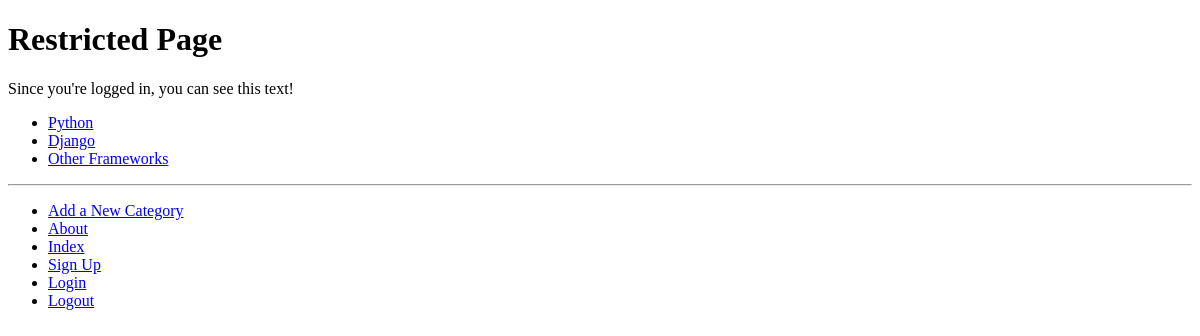
The app's page /rango/restricted/, older data.
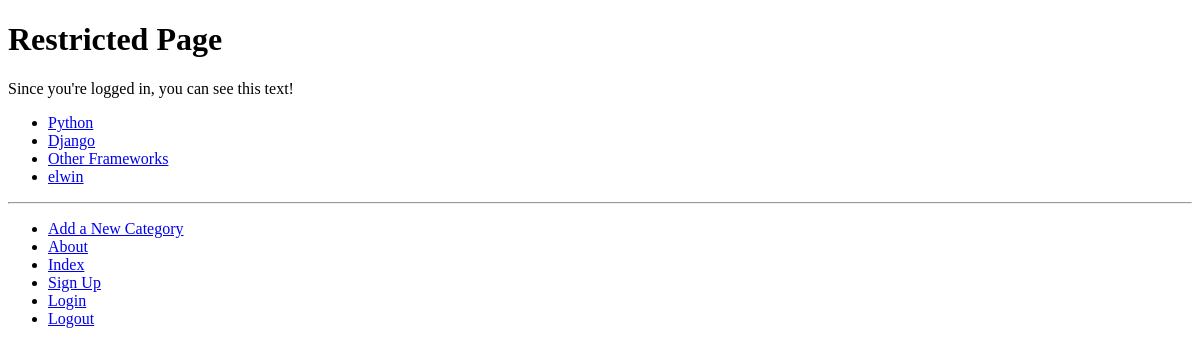
The same page, newer data.
### rango/models.py (models this page shows, shortened)
class Category(models.Model):
    name = models.CharField(max_length=128, unique=True)
    views = models.IntegerField(default=0)
    likes = models.IntegerField(default=0)
    slug = models.SlugField(unique=True)
    class Meta:
        verbose_name_plural = 'Categories'

### rango/views.py (the view)
# urls.py: path('restricted/', views.restricted, name='restricted'),
def restricted(request):
    return render(request, 'rango/restricted.html')

### rango/templatetags/rango_template_tags.py (called while the page is built)
@register.inclusion_tag('rango/categories.html')
def get_category_list(current_category=None):
    return {'categories': Category.objects.all(),'current_category': current_category}

### templates/rango/restricted.html (shortened to what this page needs)
{% extends 'rango/base.html' %}
{% load staticfiles %}
{% block body_block %}
<h1>Restricted Page</h1>
    Since you're logged in, you can see this text!<br />
{% endblock %}

### templates/rango/categories.html
<ul>
    {% if categories %}
        {% for c in categories %}
            {% if c == current_category %}
            <li><strong><a href="{% url 'rango:show_category' c.slug %}">{{ c.name }}</a></strong></li>
            {% else %}
            <li><a href="{% url 'rango:show_category' c.slug %}">{{ c.name }}</a></li>
            {% endif %}
        {% endfor %}
    {% else %}
        <li><strong>There are no categories present.</strong></li>
    {% endif %}
</ul>

Row changes from the older to the newer data that the page shows:
added Category: name "elwin"
